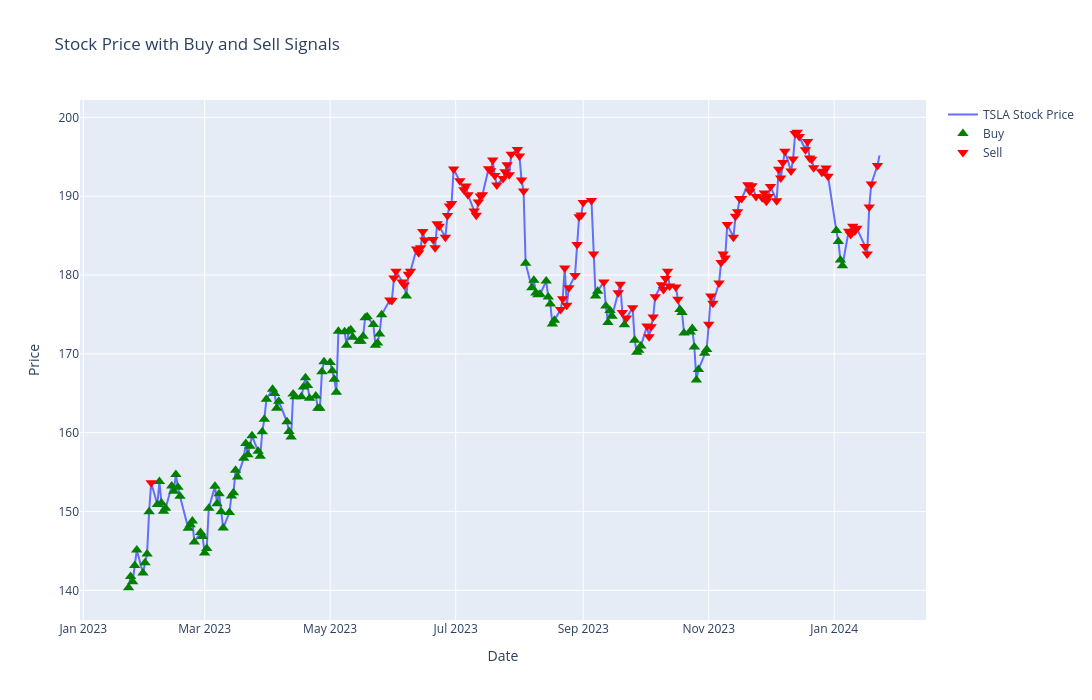

Notebook source saved alongside this figure:
### Code cell
fig = go.Figure()
fig.add_trace(go.Scatter(x=np.array(date_test).flatten(), y=stock_data["Adj Close"].iloc[test_index:], mode='lines', name='TSLA Stock Price'))

# Buy and sell signals
buy_signals = signals[signals['Signal_Pred'] == 1]
sell_signals = signals[signals['Signal_Pred'] == 0]

# Ensure that buy and sell prices are aligned with the signals by matching on the 'Date' column
buy_prices = stock_data[stock_data['Date'].isin(buy_signals['Date'])]["Adj Close"]
sell_prices = stock_data[stock_data['Date'].isin(sell_signals['Date'])]["Adj Close"]


# Plot buy signals
fig.add_trace(go.Scatter(
    x=buy_signals['Date'], 
    y=buy_prices, 
    mode='markers', 
    name='Buy', 
    marker=dict(color='green', size=10, symbol='triangle-up')
))


# Plot sell signals
fig.add_trace(go.Scatter(
    x=sell_signals['Date'], 
    y=sell_prices, 
    mode='markers', 
    name='Sell', 
    marker=dict(color='red', size=10, symbol='triangle-down')
))


# Update layout
fig.update_layout(
    title='Stock Price with Buy and Sell Signals',
    xaxis_title='Date',
    yaxis_title='Price',
    xaxis_rangeslider_visible=False,
    height = 700,
    width=1280
)

# Show the plot
pyo.iplot(fig)
